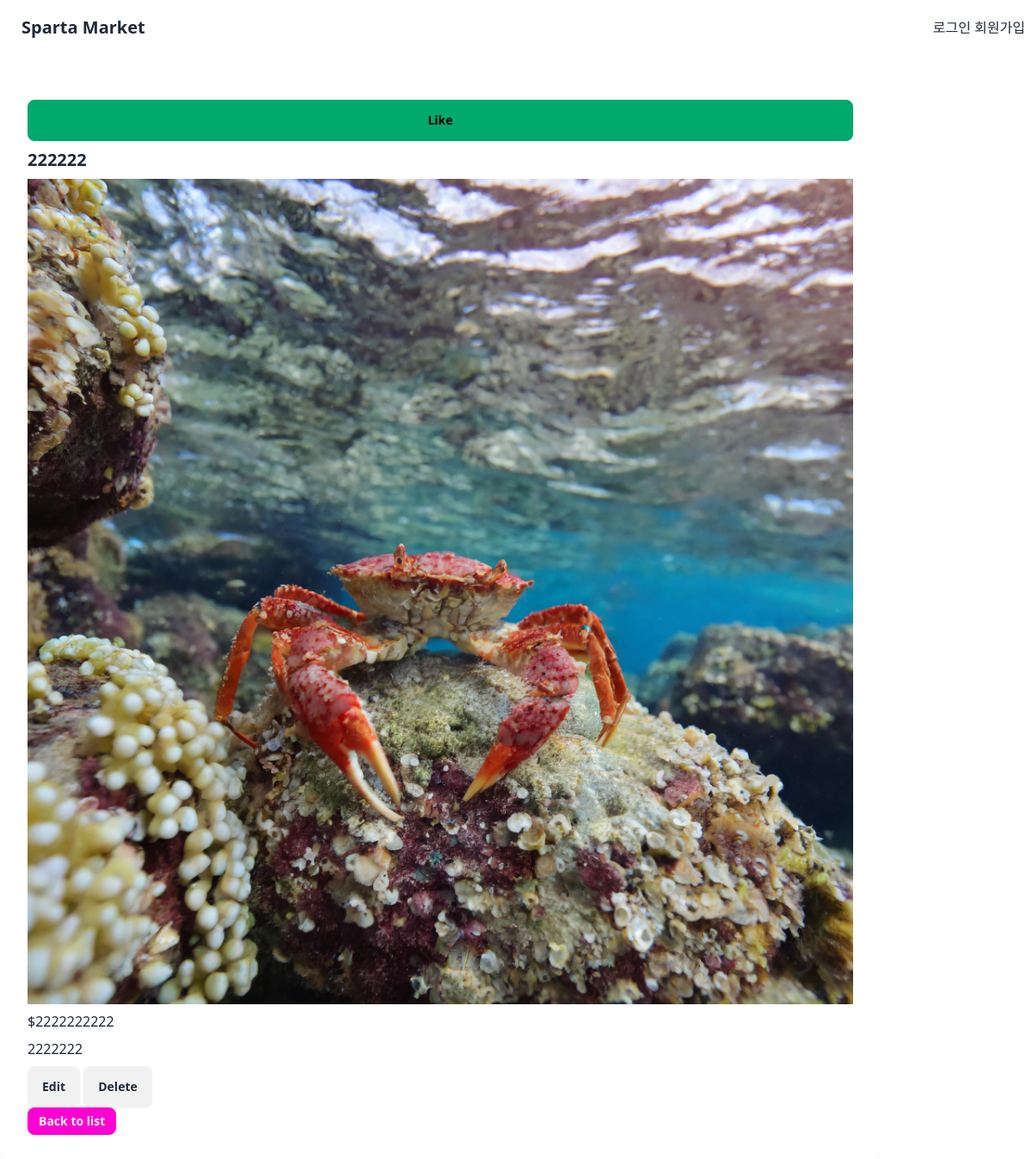
Screenshot of /products/2/ with the database file from the repository.
### products/models.py (models this page shows, shortened)
class Products(models.Model):
    user = models.ForeignKey(settings.AUTH_USER_MODEL,
                             on_delete=models.CASCADE, related_name="products")
    title = models.CharField(max_length=50)
    content = models.TextField()
    product_price = models.IntegerField()
    pinned_userid = models.TextField(default="")
    pinned_length = models.IntegerField(default=0)
    created_at = models.DateTimeField(auto_now_add=True)  # 추가될 때 업데이트
    updated_at = models.DateTimeField(auto_now=True)  # 수정될 때 업데이트
    image = models.ImageField(upload_to="images/", blank=True)
    liked_by = models.ManyToManyField(
        User, related_name="liked_products", blank=True)

### products/views.py (the view)
# urls.py: path('<int:pk>/', views.detail, name='detail'),
def detail(request, pk):
    product = get_object_or_404(Products, pk=pk)
    context = {
        "product": product,
    }
    print("Product PK:", product.pk)
    return render(request, 'products/detail.html', context)

### products/templates/products/detail.html (shortened to what this page needs)
{% extends 'base.html' %}
{% block content %}
<div class="container py-5">
    <div class="row justify-content-center">
        <div class="col-lg-8">
            <div class="card shadow-sm">
                <div class="card-body">
                    {% if product.pk %}
                        {% if request.user in product.liked_by.all %}
                            <a href="{% url 'products:remove_like' pk=product.pk %}" class="btn btn-warning">Unlike</a>
                        {% else %}
                            <a href="{% url 'products:add_like' pk=product.pk %}" class="btn btn-success">Like</a>
                        {% endif %}
                    {% else %}
                        <p>Error: Product ID is not available.</p>
                    {% endif %}
                    <h1 class="card-title">{{ product.title }}</h1>
                    {% if product.image %}
                        <img src="{{ product.image.url }}" alt="{{ product.title }}" class="img-fluid">
                    {% else %}
                        <p>No image available</p>
                    {% endif %}
                    <h2 class="h5 text-muted">${{ product.product_price }}</h2>
                    <p class="card-text">{{ product.content }}</p>
                    <div class="d-flex justify-content-between align-items-center">
                        <div>
                            <a href="{% url 'products:edit' pk=product.pk %}" class="btn btn-outline-primary">Edit</a>
                            <form action="{% url 'products:delete' pk=product.pk %}" method="post" style="display: inline;">
                                <input type="submit" value="Delete" class="btn btn-danger" onclick="return confirm('Are you sure?');">
                            </form>
                        </div>
                        <a href="{% url 'products:products' %}" class="btn btn-sm btn-secondary">Back to list</a>
                    </div>
                </div>
            </div>
        </div>
    </div>
</div>
{% endblock %}

### rows the page displays
Products: title "222222", image (picture), product_price "2222222222", content "2222222"
